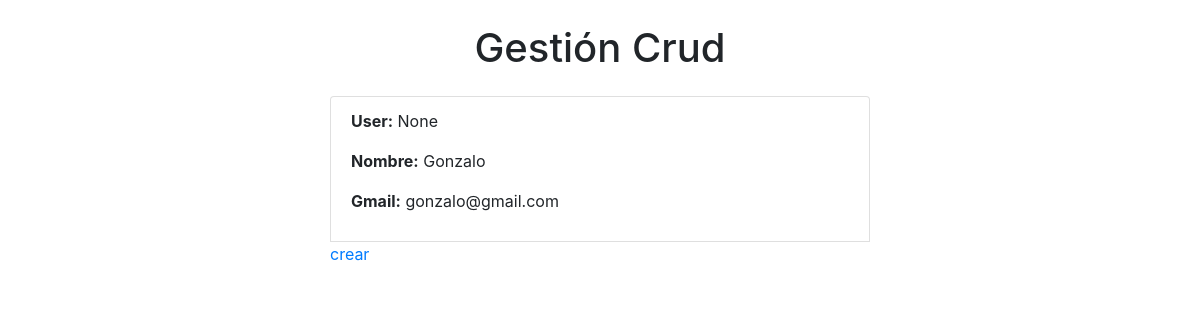
/crud/, run on an earlier commit of the app's database.
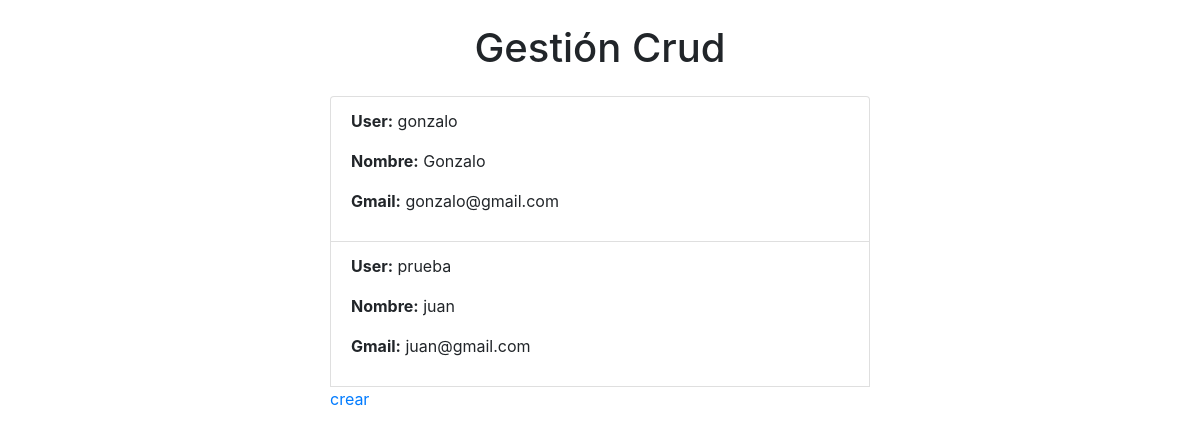
And on a later commit of the database.
### store/models.py (models this page shows, shortened)
class Cliente(models.Model):
    user = models.OneToOneField(User, on_delete=models.CASCADE, null=True, blank=True)
    nombre = models.CharField(max_length=200, null=True)
    email = models.CharField(max_length=200, null=True)

### store/views.py (the view)
# urls.py: path('crud/', views.crud, name='crud'),
def crud(request):
    clientesListados = Cliente.objects.all()
    return render(request, 'store/crud.html',{"cliente":   clientesListados})

### store/templates/store/crud.html (shortened to what this page needs)
<!DOCTYPE html>
<html lang="en">
<head>
    <link href="https://stackpath.bootstrapcdn.com/bootstrap/4.5.2/css/bootstrap.min.css" rel="stylesheet">
</head>
<body>
    <div class="container">
        <div class="row justify-content-center">
            <div class="col-md-6">
                <h1 class="my-4 text-center">{% block header %}Gestión Crud{% endblock %}</h1>
                {% block content %}
                <ul class="list-group">
                    {% for c in cliente %}
                        <li class="list-group-item">
                            <p><strong>User:</strong> {{c.user}}</p>
                            <p><strong>Nombre:</strong> {{c.nombre}}</p>
                            <p><strong>Gmail:</strong> {{c.email}}</p>
                        </li>
                    {% endfor %}
                    <a href="{% url 'crear' %}">crear</a>
                </ul>
                {% endblock %}
            </div>
        </div>
    </div>
</body>
</html>

What changed in the data, as far as the page shows it:
changed Cliente "Gonzalo": user "None" → "gonzalo"
added Cliente: user "prueba", nombre "juan", email "juan@gmail.com"
